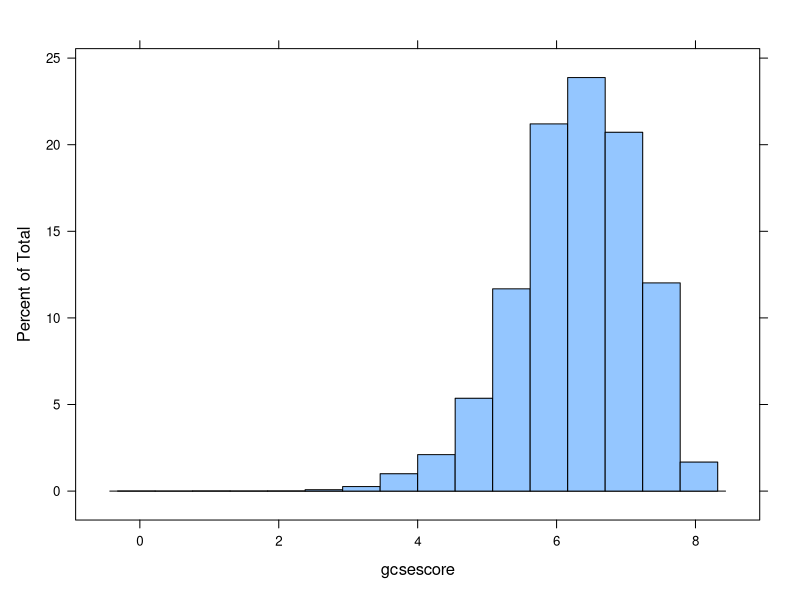
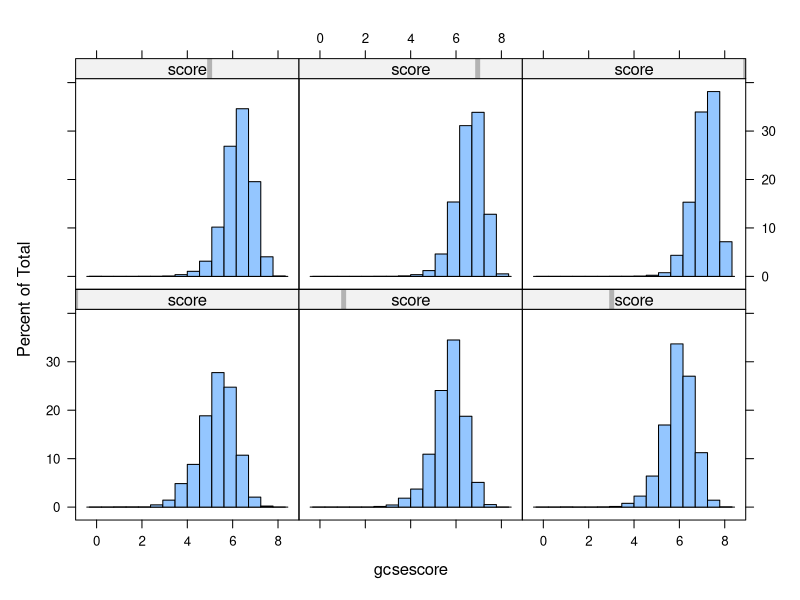
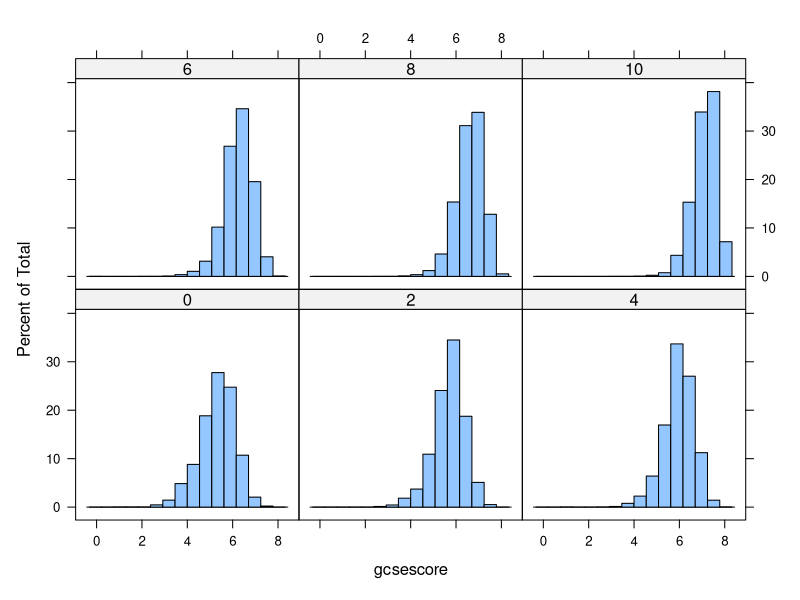
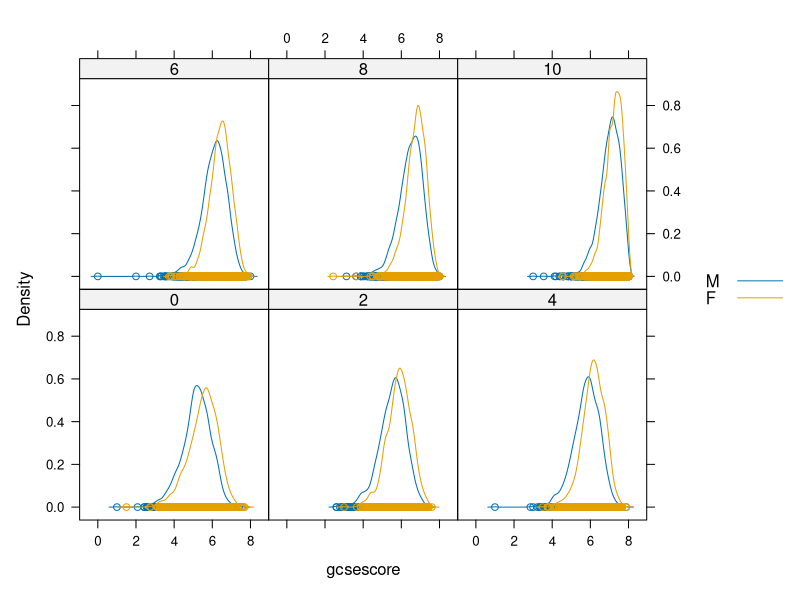
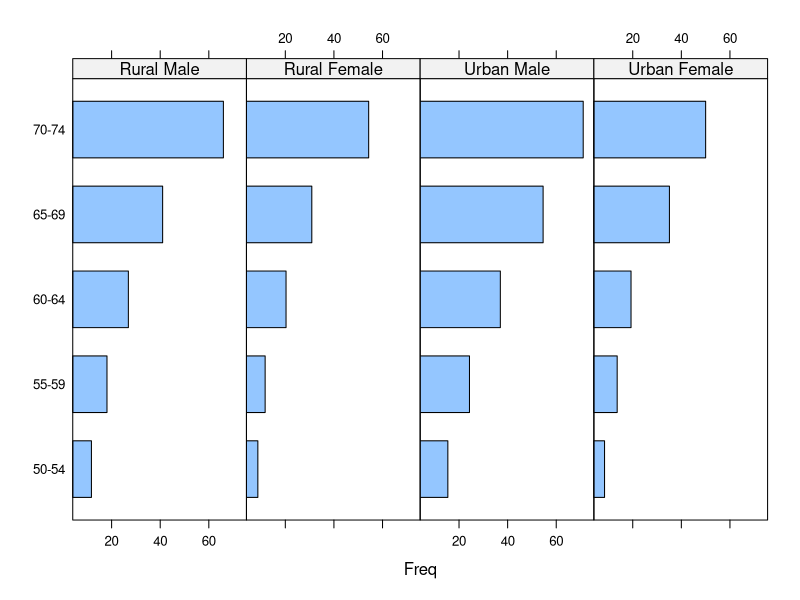
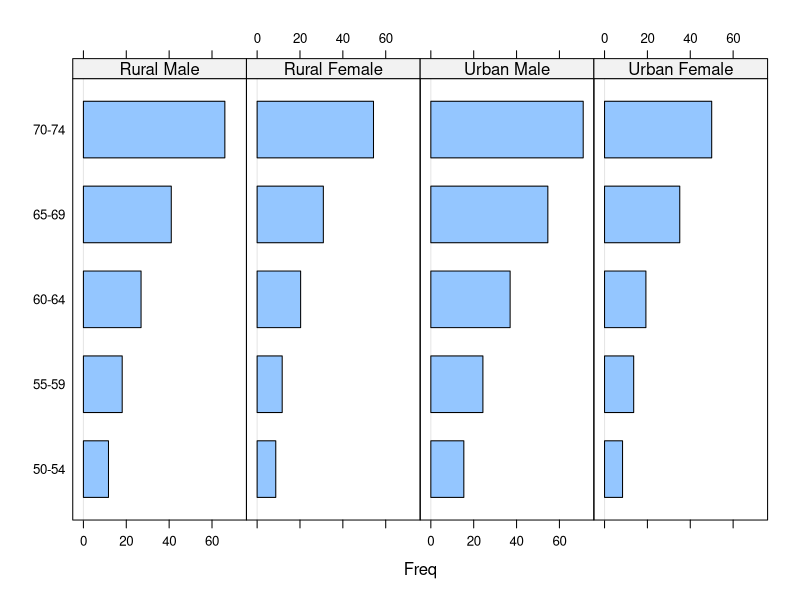
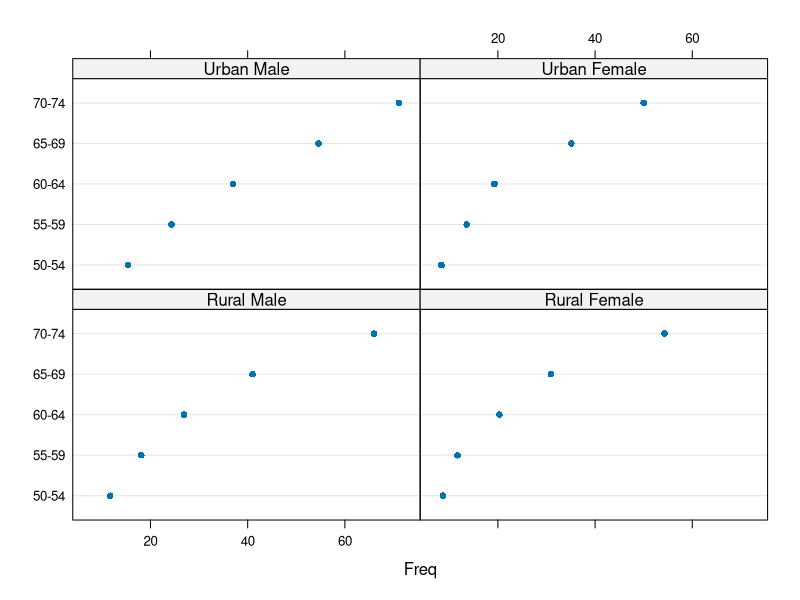
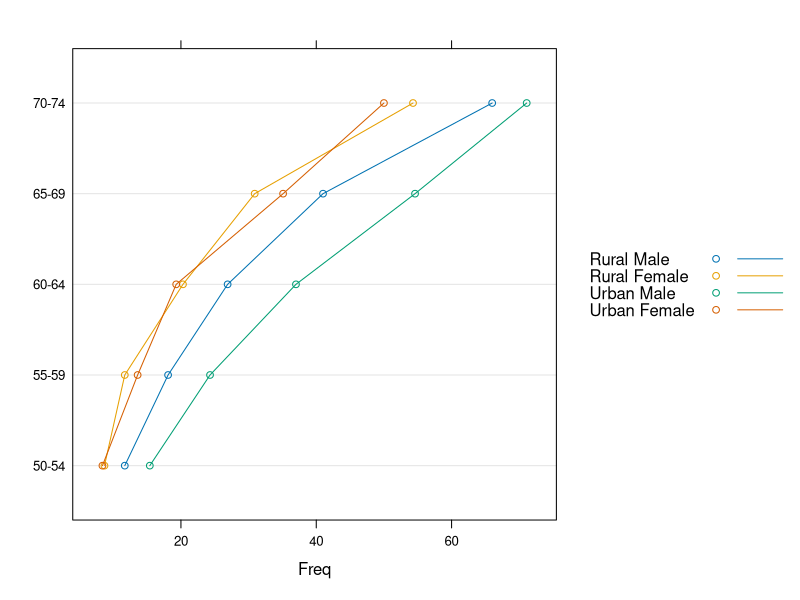

Write R code to recreate these figures, in order.
#####################################
## Chapter08. 고급시각화 분석 
#####################################

# 1. lattice 패키지
#########################################
# The Lattice Plotting System 
# 격자 형태의 그래픽(Trellis graphic) 생성 패키지
# 다차원 데이터를 사용할 경우, 한 번에 여러개의 plot 생성 가능
# 높은 밀도의 plot를 효과적으로 그려준다.

# lattice 패키지의 주요 함수
# xyplot(), barchart(), dotplot(),  cloud(), 
# histogram(), densityplot(), coplot()
###########################################

available.packages()
install.packages("lattice")
library(lattice)

install.packages("mlmRev")
library(mlmRev)
data(Chem97)

###### Chem97 데이터 셋 설명 ##########
# - mlmRev 패키지에서 제공
# - 1997년 영국 2,280개 학교 31,022명을 대상으로 
#    A레벨(대학시험) 화학점수
# 'data.frame':  31022 obs. of  8 variables:
# score 변수 : A레벨 화학점수(0,2,4,6,8,10)
# gender 변수 : 성별
# gcsescore 변수 : 고등학교 재학중에 치루는 큰 시험
# GCSE : General Certificate of Secondary Education)

str(Chem97)
# 1.histogram(~x축, dataframe)
histogram(~gcsescore, data=Chem97) 
# gcsescore변수를 대상으로 백분율 적용 히스토그램

# score 변수를 조건으로 지정 
histogram(~gcsescore | score, data=Chem97) # score 단위 
histogram(~gcsescore | factor(score), data=Chem97) # score 요인 단위

# 2.densityplot(~x축 | 조건, dataframe, groups=변수)
densityplot(~gcsescore | factor(score), data=Chem97, 
            groups = gender, plot.points=T, auto.key = T) 
# 밀도 점 : plot.points=F
# 범례: auto.key=T
# 성별 단위(그룹화)로 GCSE점수를 밀도로 플로팅    

# matrix -> data.table 변환
dft <- as.data.frame.table(VADeaths)
str(dft) # 'data.frame':  20 obs. of  3 variables:
class(dft) # "data.frame"

# 3.barchart(y~x | 조건, dataframe, layout)
barchart(Var1 ~ Freq | Var2, data=dft, layout=c(4,1))
# Var2변수 단위(그룹화)로 x축-Freq, y축-Var1으로 막대차트 플로팅


# x축 0부터 시작
barchart(Var1 ~ Freq | Var2, data=dft, layout=c(4,1), origin=0)

# 4.dotplot(y~x | 조건 , dataframe, layout)
dotplot(Var1 ~ Freq | Var2 , dft) 

# Var2변수 단위로 그룹화하여 점을 연결하여 플로팅  
dotplot(Var1 ~ Freq, data=dft, groups=Var2, type="o", 
        auto.key=list(space="right", points=T, lines=T)) 
# type="o" : 점 타입 -> 원형에 실선 통과 
# auto.key=list(배치위치, 점 추가, 선 추가) : 범례 

# 5.xyplot(y축~x축| 조건, dataframe or list)
library(datasets)
str(airquality) # datasets의 airqulity 테이터셋 로드
airquality # Ozone Solar.R Wind Temp Month(5~9) Day

# airquality의 Ozone(y),Wind(x) 산점도 플로팅
xyplot(Ozone ~ Wind, data=airquality) 
range(airquality$Ozone,na.rm=T)
# Month(5~9)변수 기준으로 플로팅
xyplot(Ozone ~ Wind | Month, data=airquality) # 2행3컬럼 
# default -> layout=c(3,2)
xyplot(Ozone ~ Wind | Month, data=airquality, layout=c(5,1))
# 5컬럼으로 플로팅 - 컬럼 제목 : Month

head(quakes)
str(quakes) # 'data.frame':  1000 obs. of  5 variables:
# lat, long, depth, mag, stations
range(quakes$stations)
############## quakes 데이터셋 설명 #################
# R에서 제공하는 기존 데이터셋
# - 1964년 이후 피지(태평양) 근처에 발생한 지진 사건 
#lat:위도,long:경도,depth:깊이(km),mag:리히터규모,stations  
####################################################

# 지진발생 위치(위도와 경로) 
xyplot(lat~long, data=quakes, pch=".") 
# 그래프를 변수에 저장
tplot<-xyplot(lat~long, data=quakes, pch=".")
# 그래프에 제목 추가
tplot2<-update(tplot,
               main="1964년 이후 태평양에서 발생한 지진위치")
print(tplot2)

# depth 이산형 변수 리코딩
# 1. depth변수 범위
range(quakes$depth)# depth 범위
# 40 680
# 2. depth변수 리코딩
quakes$depth2[quakes$depth >=40 & quakes$depth <=150] <- 1
quakes$depth2[quakes$depth >=151 & quakes$depth <=250] <- 2
quakes$depth2[quakes$depth >=251 & quakes$depth <=350] <- 3
quakes$depth2[quakes$depth >=351 & quakes$depth <=450] <- 4
quakes$depth2[quakes$depth >=451 & quakes$depth <=550] <- 5
quakes$depth2[quakes$depth >=551 & quakes$depth <=680] <- 6

str(quakes)
factor(quakes$depth2)
# 리코딩된 수심(depth2)변수을 조건으로 산점도 그래프 그리기
convert <- transform(quakes, depth2=factor(depth2))
str(convert)
str(quakes)
xyplot(lat~long | depth2, data=quakes)
xyplot(lat~long | depth2, data=convert)

# 동일한 패널에 2개의 y축에 값을 표현
# xyplot(y1+y2 ~ x | 조건, data, type, layout)

str(airquality)
head(airquality)
xyplot(Ozone + Solar.R ~ Wind | factor(Month), data=airquality,
       col=c("blue","red"),layout=c(5,1))

# 6.coplot()
# a조건 하에서 x에 대한 y 그래프를 그린다.
# 형식) coplot(y ~ x : a, data)
# two variantes of the conditioning plot
# http://dic1224.blog.me/80209537545

# 기본 coplot(y~x | a, data, overlap=0.5, number=6, row=2)
# number : 조건의 사이 간격, 
# overlap : 겹치는 구간(0.1~0.9:작을 수록  사이 간격이 적게 겹침) 
# row : 패널 행수
coplot(lat~long | depth, data=quakes) # 2행3열, 0.5, 사이간격 6
coplot(lat~long | depth, data=quakes, overlap=0.1) # 겹치는 구간 : 0.1
coplot(lat~long | depth, data=quakes, number=5, row=1) # 사이간격 5, 1행 5열
coplot(lat~long | depth, data=quakes, number=5, row=1, panel=panel.smooth)
coplot(lat~long | depth, data=quakes, number=5, row=1, 
       col='blue',bar.bg=c(num='green')) # 패널과 조건 막대 색 

# 7.cloud()
# 3차원(위도, 경도, 깊이) 산점도 그래프 플로팅
cloud(depth ~ lat * long , data=quakes,
      zlim=rev(range(quakes$depth)), 
      xlab="경도", ylab="위도", zlab="깊이")

# 테두리 사이즈와 회전 속성을 추가하여 3차원 산점도 그래프 그리기
cloud(depth ~ lat * long , data=quakes,
      zlim=rev(range(quakes$depth)), 
      panel.aspect=0.9,
      screen=list(z=45,x=-25),
      xlab="경도", ylab="위도", zlab="깊이")

# depth ~ lat * long : depth(z축), lat(y축) * long(x축)
# zlim=rev(range(quakes$depth)) : z축값 범위 지정
# panel.aspect=0.9 : 테두리 사이즈
# screen=list(z=105,x=-70) : z,x축 회전
# xlab="Longitude", ylab="Latitude", zlab="Depth" : xyz축 이름
